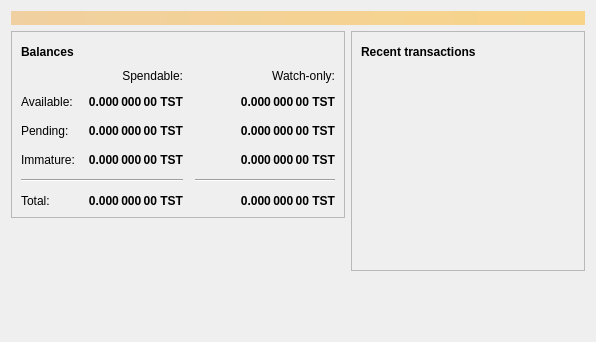
<?xml version="1.0" encoding="UTF-8"?>
<ui version="4.0">
 <class>OverviewPage</class>
 <widget class="QWidget" name="OverviewPage">
  <property name="geometry">
   <rect>
    <x>0</x>
    <y>0</y>
    <width>596</width>
    <height>342</height>
   </rect>
  </property>
  <property name="windowTitle">
   <string>Form</string>
  </property>
  <layout class="QVBoxLayout" name="topLayout">
   <item>
    <widget class="QLabel" name="labelAlerts">
     <property name="visible">
      <bool>false</bool>
     </property>
     <property name="styleSheet">
      <string notr="true">QLabel { background-color: qlineargradient(x1: 0, y1: 0, x2: 1, y2: 0, stop:0 #F0D0A0, stop:1 #F8D488); color:#000000; }</string>
     </property>
     <property name="wordWrap">
      <bool>true</bool>
     </property>
     <property name="margin">
      <number>3</number>
     </property>
     <property name="textInteractionFlags">
      <set>Qt::TextSelectableByMouse</set>
     </property>
    </widget>
   </item>
   <item>
    <layout class="QHBoxLayout" name="horizontalLayout" stretch="1,1">
     <item>
      <layout class="QVBoxLayout" name="verticalLayout_2">
       <item>
        <widget class="QFrame" name="frame">
         <property name="frameShape">
          <enum>QFrame::StyledPanel</enum>
         </property>
         <property name="frameShadow">
          <enum>QFrame::Raised</enum>
         </property>
         <layout class="QVBoxLayout" name="verticalLayout_4">
          <item>
           <layout class="QHBoxLayout" name="horizontalLayout_4">
            <item>
             <widget class="QLabel" name="label_5">
              <property name="font">
               <font>
                <weight>75</weight>
                <bold>true</bold>
               </font>
              </property>
              <property name="text">
               <string>Balances</string>
              </property>
             </widget>
            </item>
            <item>
             <widget class="QPushButton" name="labelWalletStatus">
              <property name="enabled">
               <bool>true</bool>
              </property>
              <property name="maximumSize">
               <size>
                <width>30</width>
                <height>16777215</height>
               </size>
              </property>
              <property name="toolTip">
               <string>The displayed information may be out of date. Your wallet automatically synchronizes with the Testcoin network after a connection is established, but this process has not completed yet.</string>
              </property>
              <property name="text">
               <string/>
              </property>
              <property name="icon">
               <iconset resource="../bitcoin.qrc">
                <normaloff>:/icons/warning</normaloff>
                <disabledoff>:/icons/warning</disabledoff>:/icons/warning</iconset>
              </property>
              <property name="iconSize">
               <size>
                <width>24</width>
                <height>24</height>
               </size>
              </property>
              <property name="flat">
               <bool>true</bool>
              </property>
             </widget>
            </item>
            <item>
             <spacer name="horizontalSpacer_3">
              <property name="orientation">
               <enum>Qt::Horizontal</enum>
              </property>
              <property name="sizeHint" stdset="0">
               <size>
                <width>40</width>
                <height>20</height>
               </size>
              </property>
             </spacer>
            </item>
           </layout>
          </item>
          <item>
           <layout class="QGridLayout" name="gridLayout">
            <property name="spacing">
             <number>12</number>
            </property>
            <item row="2" column="2">
             <widget class="QLabel" name="labelWatchPending">
              <property name="font">
               <font>
                <weight>75</weight>
                <bold>true</bold>
               </font>
              </property>
              <property name="cursor">
               <cursorShape>IBeamCursor</cursorShape>
              </property>
              <property name="toolTip">
               <string>Unconfirmed transactions to watch-only addresses</string>
              </property>
              <property name="text">
               <string notr="true">0.000 000 00 TST</string>
              </property>
              <property name="alignment">
               <set>Qt::AlignRight|Qt::AlignTrailing|Qt::AlignVCenter</set>
              </property>
              <property name="textInteractionFlags">
               <set>Qt::LinksAccessibleByMouse|Qt::TextSelectableByKeyboard|Qt::TextSelectableByMouse</set>
              </property>
             </widget>
            </item>
            <item row="2" column="1">
             <widget class="QLabel" name="labelUnconfirmed">
              <property name="font">
               <font>
                <weight>75</weight>
                <bold>true</bold>
               </font>
              </property>
              <property name="cursor">
               <cursorShape>IBeamCursor</cursorShape>
              </property>
              <property name="toolTip">
               <string>Total of transactions that have yet to be confirmed, and do not yet count toward the spendable balance</string>
              </property>
              <property name="text">
               <string notr="true">0.000 000 00 TST</string>
              </property>
              <property name="alignment">
               <set>Qt::AlignRight|Qt::AlignTrailing|Qt::AlignVCenter</set>
              </property>
              <property name="textInteractionFlags">
               <set>Qt::LinksAccessibleByMouse|Qt::TextSelectableByKeyboard|Qt::TextSelectableByMouse</set>
              </property>
             </widget>
            </item>
            <item row="3" column="2">
             <widget class="QLabel" name="labelWatchImmature">
              <property name="font">
               <font>
                <weight>75</weight>
                <bold>true</bold>
               </font>
              </property>
              <property name="cursor">
               <cursorShape>IBeamCursor</cursorShape>
              </property>
              <property name="toolTip">
               <string>Mined balance in watch-only addresses that has not yet matured</string>
              </property>
              <property name="text">
               <string notr="true">0.000 000 00 TST</string>
              </property>
              <property name="alignment">
               <set>Qt::AlignRight|Qt::AlignTrailing|Qt::AlignVCenter</set>
              </property>
              <property name="textInteractionFlags">
               <set>Qt::LinksAccessibleByMouse|Qt::TextSelectableByKeyboard|Qt::TextSelectableByMouse</set>
              </property>
             </widget>
            </item>
            <item row="4" column="0" colspan="2">
             <widget class="Line" name="line">
              <property name="orientation">
               <enum>Qt::Horizontal</enum>
              </property>
             </widget>
            </item>
            <item row="4" column="2">
             <widget class="Line" name="lineWatchBalance">
              <property name="sizePolicy">
               <sizepolicy hsizetype="Preferred" vsizetype="Fixed">
                <horstretch>0</horstretch>
                <verstretch>0</verstretch>
               </sizepolicy>
              </property>
              <property name="minimumSize">
               <size>
                <width>140</width>
                <height>0</height>
               </size>
              </property>
              <property name="orientation">
               <enum>Qt::Horizontal</enum>
              </property>
             </widget>
            </item>
            <item row="5" column="0">
             <widget class="QLabel" name="labelTotalText">
              <property name="text">
               <string>Total:</string>
              </property>
             </widget>
            </item>
            <item row="3" column="1">
             <widget class="QLabel" name="labelImmature">
              <property name="font">
               <font>
                <weight>75</weight>
                <bold>true</bold>
               </font>
              </property>
              <property name="cursor">
               <cursorShape>IBeamCursor</cursorShape>
              </property>
              <property name="toolTip">
               <string>Mined balance that has not yet matured</string>
              </property>
              <property name="text">
               <string notr="true">0.000 000 00 TST</string>
              </property>
              <property name="alignment">
               <set>Qt::AlignRight|Qt::AlignTrailing|Qt::AlignVCenter</set>
              </property>
              <property name="textInteractionFlags">
               <set>Qt::LinksAccessibleByMouse|Qt::TextSelectableByKeyboard|Qt::TextSelectableByMouse</set>
              </property>
             </widget>
            </item>
            <item row="2" column="3">
             <spacer name="horizontalSpacer_2">
              <property name="orientation">
               <enum>Qt::Horizontal</enum>
              </property>
              <property name="sizeHint" stdset="0">
               <size>
                <width>40</width>
                <height>20</height>
               </size>
              </property>
             </spacer>
            </item>
            <item row="3" column="0">
             <widget class="QLabel" name="labelImmatureText">
              <property name="text">
               <string>Immature:</string>
              </property>
             </widget>
            </item>
            <item row="5" column="1">
             <widget class="QLabel" name="labelTotal">
              <property name="font">
               <font>
                <weight>75</weight>
                <bold>true</bold>
               </font>
              </property>
              <property name="cursor">
               <cursorShape>IBeamCursor</cursorShape>
              </property>
              <property name="toolTip">
               <string>Your current total balance</string>
              </property>
              <property name="text">
               <string notr="true">0.000 000 00 TST</string>
              </property>
              <property name="alignment">
               <set>Qt::AlignRight|Qt::AlignTrailing|Qt::AlignVCenter</set>
              </property>
              <property name="textInteractionFlags">
               <set>Qt::LinksAccessibleByMouse|Qt::TextSelectableByKeyboard|Qt::TextSelectableByMouse</set>
              </property>
             </widget>
            </item>
            <item row="5" column="2">
             <widget class="QLabel" name="labelWatchTotal">
              <property name="font">
               <font>
                <weight>75</weight>
                <bold>true</bold>
               </font>
              </property>
              <property name="cursor">
               <cursorShape>IBeamCursor</cursorShape>
              </property>
              <property name="toolTip">
               <string>Current total balance in watch-only addresses</string>
              </property>
              <property name="text">
               <string notr="true">0.000 000 00 TST</string>
              </property>
              <property name="alignment">
               <set>Qt::AlignRight|Qt::AlignTrailing|Qt::AlignVCenter</set>
              </property>
              <property name="textInteractionFlags">
               <set>Qt::LinksAccessibleByMouse|Qt::TextSelectableByKeyboard|Qt::TextSelectableByMouse</set>
              </property>
             </widget>
            </item>
            <item row="0" column="2">
             <widget class="QLabel" name="labelWatchonly">
              <property name="text">
               <string>Watch-only:</string>
              </property>
              <property name="alignment">
               <set>Qt::AlignRight|Qt::AlignTrailing|Qt::AlignVCenter</set>
              </property>
             </widget>
            </item>
            <item row="1" column="0">
             <widget class="QLabel" name="labelBalanceText">
              <property name="text">
               <string>Available:</string>
              </property>
             </widget>
            </item>
            <item row="1" column="1">
             <widget class="QLabel" name="labelBalance">
              <property name="font">
               <font>
                <weight>75</weight>
                <bold>true</bold>
               </font>
              </property>
              <property name="cursor">
               <cursorShape>IBeamCursor</cursorShape>
              </property>
              <property name="toolTip">
               <string>Your current spendable balance</string>
              </property>
              <property name="text">
               <string notr="true">0.000 000 00 TST</string>
              </property>
              <property name="alignment">
               <set>Qt::AlignRight|Qt::AlignTrailing|Qt::AlignVCenter</set>
              </property>
              <property name="textInteractionFlags">
               <set>Qt::LinksAccessibleByMouse|Qt::TextSelectableByKeyboard|Qt::TextSelectableByMouse</set>
              </property>
             </widget>
            </item>
            <item row="1" column="2">
             <widget class="QLabel" name="labelWatchAvailable">
              <property name="font">
               <font>
                <weight>75</weight>
                <bold>true</bold>
               </font>
              </property>
              <property name="cursor">
               <cursorShape>IBeamCursor</cursorShape>
              </property>
              <property name="toolTip">
               <string>Your current balance in watch-only addresses</string>
              </property>
              <property name="text">
               <string notr="true">0.000 000 00 TST</string>
              </property>
              <property name="alignment">
               <set>Qt::AlignRight|Qt::AlignTrailing|Qt::AlignVCenter</set>
              </property>
              <property name="textInteractionFlags">
               <set>Qt::LinksAccessibleByMouse|Qt::TextSelectableByKeyboard|Qt::TextSelectableByMouse</set>
              </property>
             </widget>
            </item>
            <item row="2" column="0">
             <widget class="QLabel" name="labelPendingText">
              <property name="text">
               <string>Pending:</string>
              </property>
             </widget>
            </item>
            <item row="0" column="1">
             <widget class="QLabel" name="labelSpendable">
              <property name="text">
               <string>Spendable:</string>
              </property>
              <property name="alignment">
               <set>Qt::AlignRight|Qt::AlignTrailing|Qt::AlignVCenter</set>
              </property>
             </widget>
            </item>
           </layout>
          </item>
         </layout>
        </widget>
       </item>
       <item>
        <spacer name="verticalSpacer">
         <property name="orientation">
          <enum>Qt::Vertical</enum>
         </property>
         <property name="sizeHint" stdset="0">
          <size>
           <width>20</width>
           <height>40</height>
          </size>
         </property>
        </spacer>
       </item>
      </layout>
     </item>
     <item>
      <layout class="QVBoxLayout" name="verticalLayout_3">
       <item>
        <widget class="QFrame" name="frame_2">
         <property name="frameShape">
          <enum>QFrame::StyledPanel</enum>
         </property>
         <property name="frameShadow">
          <enum>QFrame::Raised</enum>
         </property>
         <layout class="QVBoxLayout" name="verticalLayout">
          <item>
           <layout class="QHBoxLayout" name="horizontalLayout_2">
            <item>
             <widget class="QLabel" name="label_4">
              <property name="font">
               <font>
                <weight>75</weight>
                <bold>true</bold>
               </font>
              </property>
              <property name="text">
               <string>Recent transactions</string>
              </property>
             </widget>
            </item>
            <item>
             <widget class="QPushButton" name="labelTransactionsStatus">
              <property name="enabled">
               <bool>true</bool>
              </property>
              <property name="maximumSize">
               <size>
                <width>30</width>
                <height>16777215</height>
               </size>
              </property>
              <property name="toolTip">
               <string>The displayed information may be out of date. Your wallet automatically synchronizes with the Testcoin network after a connection is established, but this process has not completed yet.</string>
              </property>
              <property name="text">
               <string/>
              </property>
              <property name="icon">
               <iconset resource="../bitcoin.qrc">
                <normaloff>:/icons/warning</normaloff>
                <disabledoff>:/icons/warning</disabledoff>:/icons/warning</iconset>
              </property>
              <property name="iconSize">
               <size>
                <width>24</width>
                <height>24</height>
               </size>
              </property>
              <property name="flat">
               <bool>true</bool>
              </property>
             </widget>
            </item>
            <item>
             <spacer name="horizontalSpacer">
              <property name="orientation">
               <enum>Qt::Horizontal</enum>
              </property>
              <property name="sizeHint" stdset="0">
               <size>
                <width>40</width>
                <height>20</height>
               </size>
              </property>
             </spacer>
            </item>
           </layout>
          </item>
          <item>
           <widget class="QListView" name="listTransactions">
            <property name="styleSheet">
             <string notr="true">QListView { background: transparent; }</string>
            </property>
            <property name="frameShape">
             <enum>QFrame::NoFrame</enum>
            </property>
            <property name="verticalScrollBarPolicy">
             <enum>Qt::ScrollBarAlwaysOff</enum>
            </property>
            <property name="horizontalScrollBarPolicy">
             <enum>Qt::ScrollBarAlwaysOff</enum>
            </property>
            <property name="selectionMode">
             <enum>QAbstractItemView::NoSelection</enum>
            </property>
           </widget>
          </item>
         </layout>
        </widget>
       </item>
       <item>
        <spacer name="verticalSpacer_2">
         <property name="orientation">
          <enum>Qt::Vertical</enum>
         </property>
         <property name="sizeHint" stdset="0">
          <size>
           <width>20</width>
           <height>40</height>
          </size>
         </property>
        </spacer>
       </item>
      </layout>
     </item>
    </layout>
   </item>
  </layout>
 </widget>
 <resources/>
 <connections/>
</ui>
